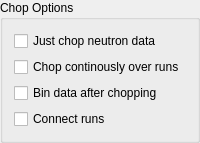
                 <widget class="QGroupBox" name="groupBox_2">
                  <property name="title">
                   <string>Chop Options</string>
                  </property>
                  <layout class="QGridLayout" name="gridLayout_12">
                   <item row="0" column="0">
                    <widget class="QCheckBox" name="checkBox_chopNeutronOnly">
                     <property name="toolTip">
                      <string>&lt;html&gt;&lt;head/&gt;&lt;body&gt;&lt;p&gt;Do not synchronize with log data (loadframe, DAQ, and etc.)&lt;/p&gt;&lt;/body&gt;&lt;/html&gt;</string>
                     </property>
                     <property name="text">
                      <string>Just chop neutron data</string>
                     </property>
                    </widget>
                   </item>
                   <item row="1" column="0">
                    <widget class="QCheckBox" name="checkBox_chopContinueRun">
                     <property name="toolTip">
                      <string>&lt;html&gt;&lt;head/&gt;&lt;body&gt;&lt;p&gt;Chop runs i, j, k and respect the real time. &lt;/p&gt;&lt;p&gt;without this option: the reuslt will be &lt;/p&gt;&lt;p&gt;i/file1, i/file2, ..., j/file1, j/file2, ... &lt;/p&gt;&lt;p&gt;&lt;br/&gt;&lt;/p&gt;&lt;p&gt;with this option, the result will be&lt;/p&gt;&lt;p&gt;i/file1, i/file2, ...., i/fileN&lt;/p&gt;&lt;/body&gt;&lt;/html&gt;</string>
                     </property>
                     <property name="text">
                      <string>Chop continously over runs</string>
                     </property>
                    </widget>
                   </item>
                   <item row="2" column="0">
                    <widget class="QCheckBox" name="checkBox_chopBinLater">
                     <property name="text">
                      <string>Bin data after chopping</string>
                     </property>
                    </widget>
                   </item>
                   <item row="3" column="0">
                    <widget class="QCheckBox" name="checkBox_chopConnectRuns">
                     <property name="toolTip">
                      <string>&lt;html&gt;&lt;head/&gt;&lt;body&gt;&lt;p&gt;Chop runs i, j and k, and remove the time lag between any consecutive runs&lt;/p&gt;&lt;/body&gt;&lt;/html&gt;</string>
                     </property>
                     <property name="text">
                      <string>Connect runs</string>
                     </property>
                    </widget>
                   </item>
                  </layout>
                 </widget>
